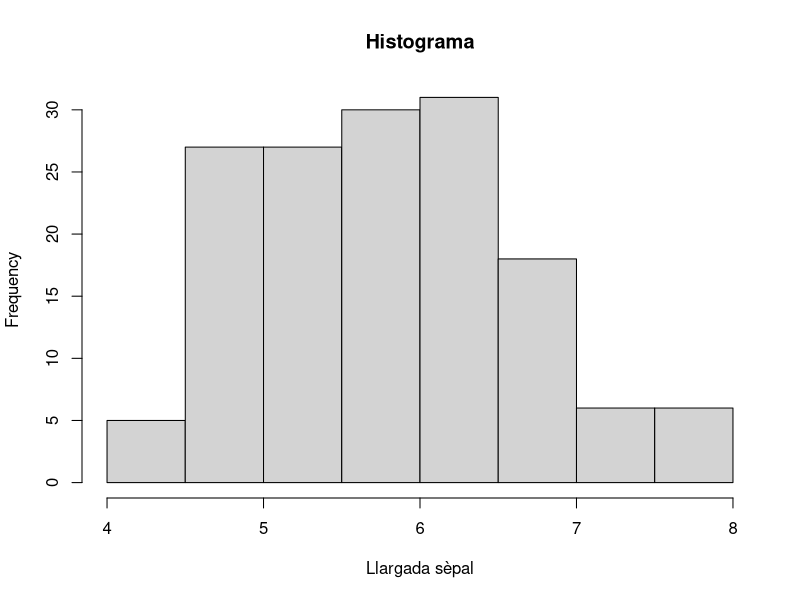
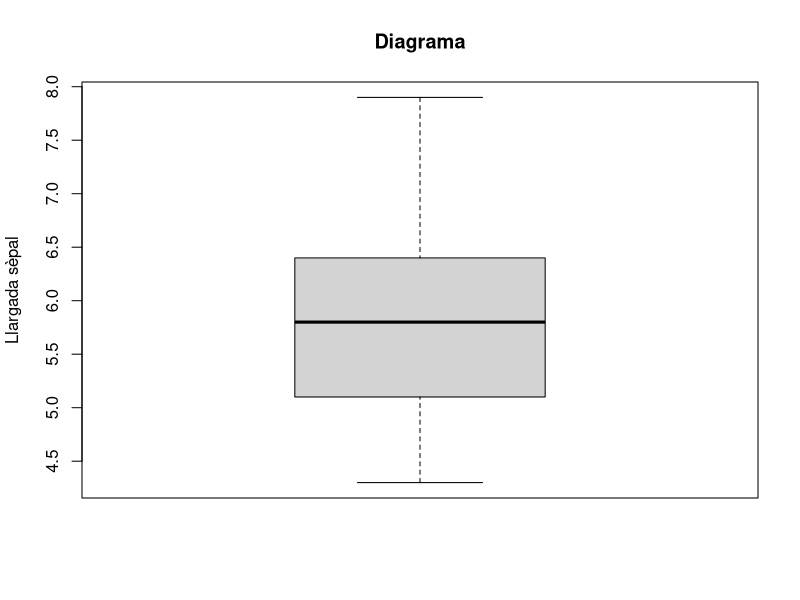
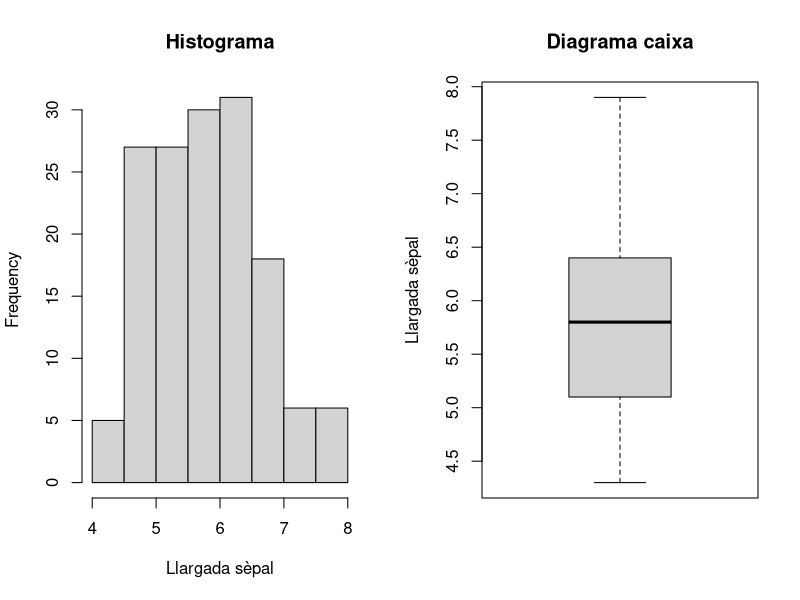
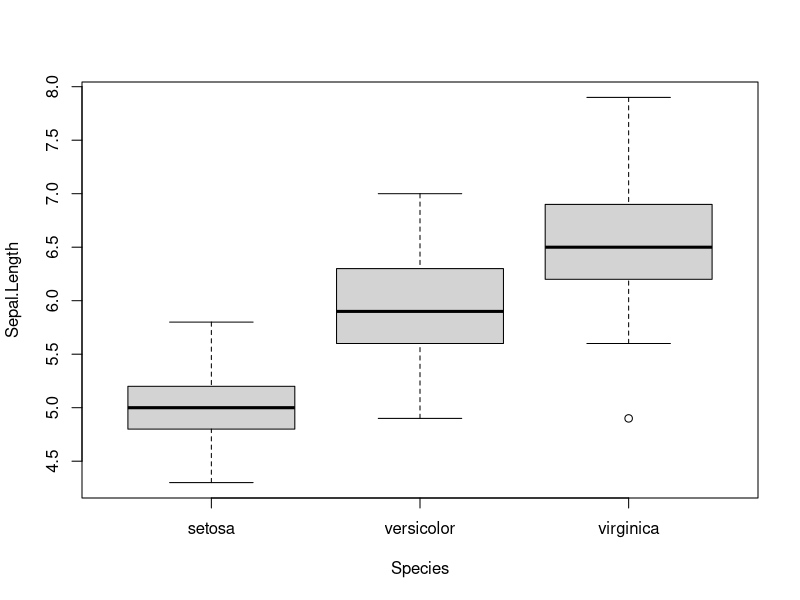
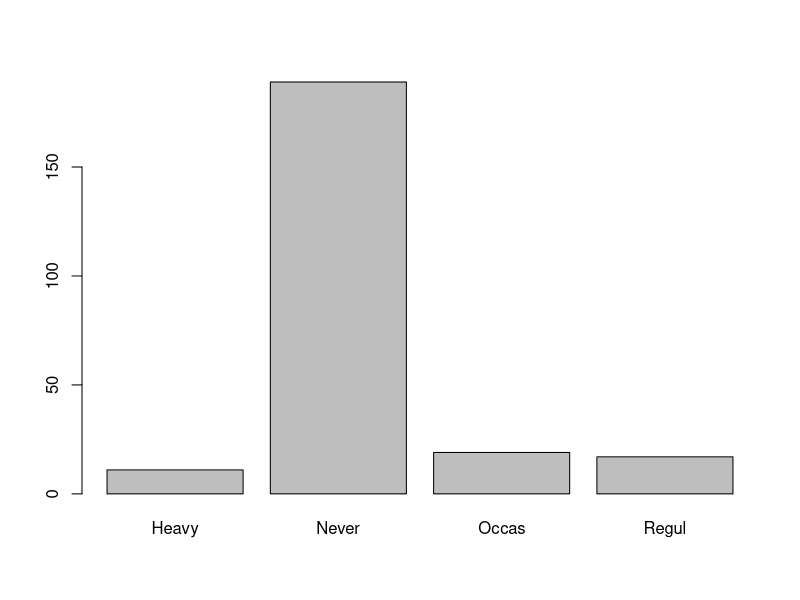

R code for these plots, in order:
## ---- chunk 1
head(iris)
## ---- chunk 2
data(survey, package = 'MASS')
head(survey)
## ---- chunk 3
hist(iris[['Sepal.Length']], 
     main = 'Histograma', xlab='Llargada sèpal')
## ---- chunk 4
boxplot(iris[['Sepal.Length']], 
        main = 'Diagrama', ylab='Llargada sèpal')
## ---- chunk 5
par(mfrow=c(1,2))
hist(iris[['Sepal.Length']], 
     main = 'Histograma', xlab='Llargada sèpal')
boxplot(iris[['Sepal.Length']], 
        main = 'Diagrama caixa', ylab='Llargada sèpal')
par(mfrow=c(1,1))
## ---- chunk 6
summary(iris[['Sepal.Length']])
## ---- chunk 7
mean(iris[['Sepal.Length']])
## ---- chunk 8
sd(iris[['Sepal.Length']])
## ---- chunk 9
with(iris, tapply(Sepal.Length, Species, summary))
## ---- chunk 10
boxplot(Sepal.Length~Species, data=iris)
## ---- chunk 11
barplot(table(survey[['Smoke']]))
## ---- chunk 12
(tab <- table(survey[['Smoke']]))
## ---- chunk 13
prop.table(tab)
